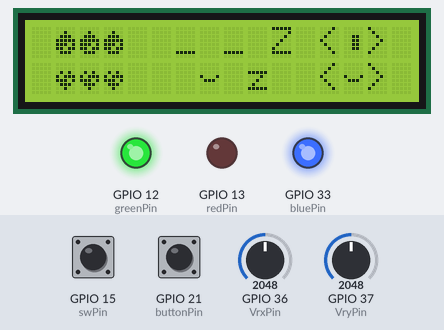
Simulated run of this sketch. Board: ESP32. Shown: 16×2 character LCD, output pins drawn as LEDs (lit = HIGH). The test bench sets the inputs (shaded band); at power-on: GPIO 21 (buttonPin) LOW, GPIO 15 (swPin) HIGH, GPIO 36 (VrxPin) = 2048, GPIO 37 (VryPin) = 2048. What the sketch prints to the serial monitor is not drawn.

Above: at 1.3 s.
1.4 s: GPIO 21 (buttonPin) pulled HIGH for 0.15 s
At 2.4 s:
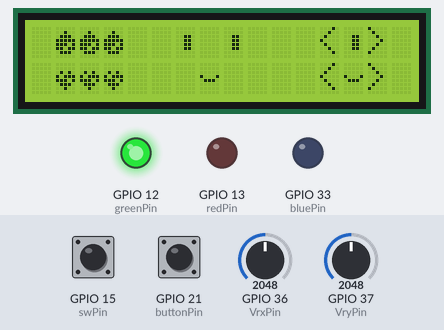
3.0 s: GPIO 21 (buttonPin) pulled HIGH for 1 s
At 4.2 s:
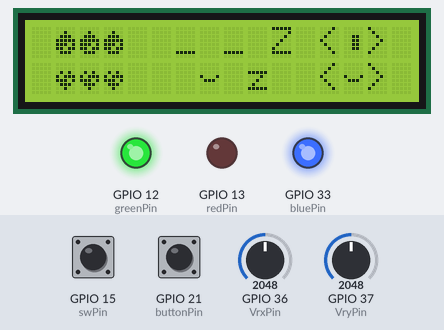
5.5 s: GPIO 21 (buttonPin) pulled HIGH for 3.2 s
At 6.6 s:
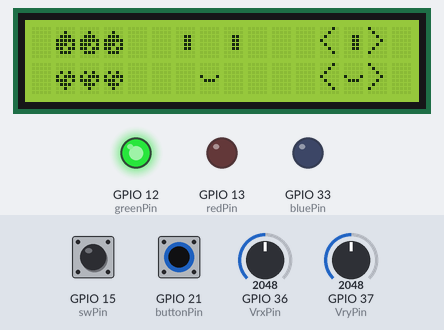
Timing chart, 0 to 8.5 s (numbered marks = the images above; inputs shaded):
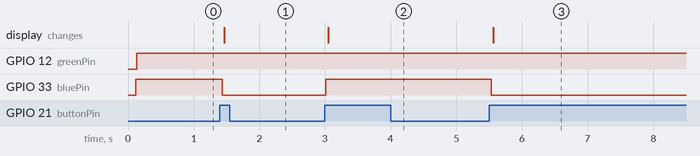

Measured:
- after the input at 1.4 s, GPIO 33 (bluePin): HIGH → LOW at once; the display: changes after 0.07 s (image 1)
- after the input at 3.0 s, GPIO 33 (bluePin): LOW → HIGH at once; the display: changes after 0.05 s (image 2)
- after the input at 5.5 s, GPIO 33 (bluePin): HIGH → LOW at once; the display: changes after 0.06 s (image 3)

The sketch:

designProj1.ino
```cpp
#include <analogWrite.h>
#include <Wire.h>
#include <LiquidCrystal_I2C.h>

const int redPin = 13;
const int greenPin = 12;
const int bluePin = 33;
const int buttonPin = 21;

LiquidCrystal_I2C lcd(0x3F, 16, 2);

int buttonPushCounter = 0;  // counter for the number of button presses
int buttonState = 0;        // current state of the button
int lastButtonState = 0;    // previous state of the button

const int swPin = 15;
const int VrxPin = A0;
const int VryPin = A1;
int selected = 0;
int xDirection = 0;
int yDirection = 0;
int switchState = 0;
int clickCount = 0;
int mouthCount = 0;
int waterCount;
int hydration = 100;
int lives = 100;
bool deadStat = false;

byte eye[] = { //eye
  B00000,
  B00000,
  B00110,
  B00110,
  B00110,
  B00110,
  B00000,
  B00000
};

byte smile[] = {
  B00000,
  B00000,
  B00000,
  B10001,
  B01110,
  B00000,
  B00000,
  B00000
};

byte water[] = {
  B00000,
  B00100,
  B01110,
  B11111,
  B11101,
  B11011,
  B01110,
  B00000
};

byte heart[] = {
  B00000,
  B00000,
  B01010,
  B10111,
  B11101,
  B01110,
  B00100,
  B00000
};

byte sparkle[] = {
  B00100,
  B00100,
  B01110,
  B11111,
  B01110,
  B00100,
  B00100,
  B00000
};

byte smileEye[] = {
  B00000,
  B00000,
  B01110,
  B10001,
  B00000,
  B00000,
  B00000,
  B00000
};

byte selectLeft[] = {
  B11000,
  B10000,
  B00000,
  B00000,
  B00000,
  B00000,
  B10000,
  B11000
};
byte selectRight[] = {
  B00011,
  B00001,
  B00000,
  B00000,
  B00000,
  B00000,
  B00001,
  B00011
};

void setup() {
  // put your setup code here, to run once:
  Serial.begin(9600);
  lcd.begin(23, 22);
  lcd.backlight();
  lcd.createChar(0, eye);
  lcd.createChar(1, smile);
  lcd.createChar(2, water);
  lcd.createChar(3, heart);
  lcd.createChar(4, sparkle);
  lcd.createChar(5, smileEye);
  lcd.createChar(6, selectLeft);
  lcd.createChar(7, selectRight);
  pinMode(buttonPin, INPUT);
  pinMode(redPin, OUTPUT);
  pinMode(bluePin, OUTPUT);
  pinMode(greenPin, OUTPUT);
  pinMode(swPin, INPUT_PULLUP);
  digitalWrite(swPin, HIGH);
}

void loop() {
  button();
  waterTimer();
  // heartStatus();
  // customEyeButton();
  // customMouthButton();
  joystickTrack();
  if(!deadStat){
    customEyeButton();
    customMouthButton();
  }
  if(deadStat){
    lcd.clear();
    lcd.print("reviving...");
    delay(5000);
    lcd.clear();
    deadStat = false;
    lives = 100;
    hydration = 100;
  }
}

void button(){
  buttonState = digitalRead(buttonPin);
  // compare the buttonState to its previous state
  if (buttonState != lastButtonState) {
    // if the state has changed, increment the counter
    lcd.clear();
    if (buttonState == HIGH) {
      buttonPushCounter++;
      Serial.println("on");
      Serial.print("number of button pushes: ");
      Serial.println(buttonPushCounter);
    } else {
      Serial.println("off");
    }
  }
  lastButtonState = buttonState;
  if (buttonPushCounter % 2 == 0) {
    digitalWrite(bluePin, HIGH);
    //call the sleeping animation
    sleep();
  } else {
    digitalWrite(bluePin, LOW);
    // awake();
    joystickClick();
  }

}
void awake(int val){
  lcd.setCursor(6, 0); //eye
  lcd.write(val);
  lcd.setCursor(8, 0); //eye
  lcd.write(val);
  switchState = digitalRead(swPin);
  mouthCustom(mouthCount);
  // lcd.setCursor(7, 1);
  // lcd.write(1); //mouth
}

void dead(){
  lcd.setCursor(6, 0);
  lcd.print("x");
  lcd.setCursor(8, 0);
  lcd.print("x");
  lcd.setCursor(7, 1);
  lcd.print("x");
  lcd.setCursor(0, 0);
  lcd.print("RIP");
}

String mouthOptions[] = {"", "3", "o", "_", "="};

void mouthCustom(int val){
  // awake(clickCount);
  lcd.setCursor(7, 1);
  if(val == 0){
    lcd.write(1);
  }
  else {
    lcd.print(mouthOptions[val]);
  }
}

void sleep(){
  lcd.setCursor(6, 0);
  lcd.print("_");
  lcd.setCursor(8, 0);
  lcd.print("_");
  lcd.setCursor(7, 1);
  lcd.write(1);
  lcd.setCursor(10,0);
  lcd.print("Z");
  lcd.setCursor(9, 1);
  lcd.print("z");
}

void waterStatus(int val){
  for(int i = 1; i < val+1; i++){
    lcd.setCursor(i, 0);
    lcd.write(2);
  }
}
void heartStatus(int val){
  for(int i = 1; i < val+1; i++){
    lcd.setCursor(i, 1);
    lcd.write(3);
  }
}
void waterTimer(){
  if(hydration > 70){
    digitalWrite(redPin, LOW);
    digitalWrite(greenPin, HIGH);
    waterStatus(3);
    heartStatus(3);
  }
  if(hydration < 69 && hydration > 40){
    digitalWrite(greenPin, LOW);
    digitalWrite(redPin, HIGH);
    waterStatus(2);
    heartStatus(3);
  }
  if(hydration < 40 && hydration > 0){
    digitalWrite(redPin, HIGH);
    delay(100);
    digitalWrite(redPin, LOW);
    waterStatus(1);
    heartStatus(3);
  }
  if(hydration < 0){
    lives -=1;
  }
  if(lives > 70){
    heartStatus(3);
  }
  if(lives < 69 && lives > 40){
    heartStatus(2);
  }
  if(lives < 40 && lives > 0){
    heartStatus(1);
  }
  if(lives < 0){
    deadStat = true;
  }
}

void customEyeButton(){
  lcd.setCursor(12, 0);
  lcd.print("<");
  lcd.setCursor(13, 0);
  lcd.write(0);
  lcd.setCursor(14, 0);
  lcd.print(">");
}

void customMouthButton(){
  lcd.setCursor(12, 1);
  lcd.print("<");
  lcd.setCursor(13, 1);
  lcd.write(1);
  lcd.setCursor(14, 1);
  lcd.print(">");
}

void joystickTrack(){
  xDirection = analogRead(VryPin);
  xDirection = analogRead(VryPin);
  yDirection = analogRead(VrxPin);
  switchState = digitalRead(swPin);
  if(xDirection == 0 && yDirection == 4095){ //water selected
    selected = 0;
    lcd.clear();
    selectLeftDisplay(0, 0);
    selectRightDisplay(4, 0);
  }
  if(xDirection == 4095 && yDirection == 4095){ //eye selected
    selected = 1;
    lcd.clear();
    selectLeftDisplay(11, 0);
    selectRightDisplay(15, 0);
  }
  if(xDirection == 4095 && yDirection ==0){
    selected = 2;
    lcd.clear();
    selectLeftDisplay(11, 1);
    selectRightDisplay(15, 1);
  }
}
void selectLeftDisplay(int x, int y){
  lcd.setCursor(x, y);
  lcd.write(6);
}
void selectRightDisplay(int x, int y){
  lcd.setCursor(x, y);
  lcd.write(7);
}
void joystickClick(){
  awake(clickCount);
  switchState = digitalRead(swPin);
  if(clickCount > 5){
    clickCount = 0;
  }
  if(mouthCount > 4){
    mouthCount = 0;
  }
  if(waterCount > 3){
    waterCount = 3;
  }
  if(switchState==0 && selected == 0){
    hydration +=5;
  }
  if(switchState != 0 && selected !=0){
    hydration -=1;
  }
  if(switchState == 0 && selected ==1){
    awake(clickCount);
    clickCount++;
  }
  if(switchState == 0 && selected ==2){
    mouthCustom(mouthCount);
    mouthCount++;
    delay(100);
  }
}
```
